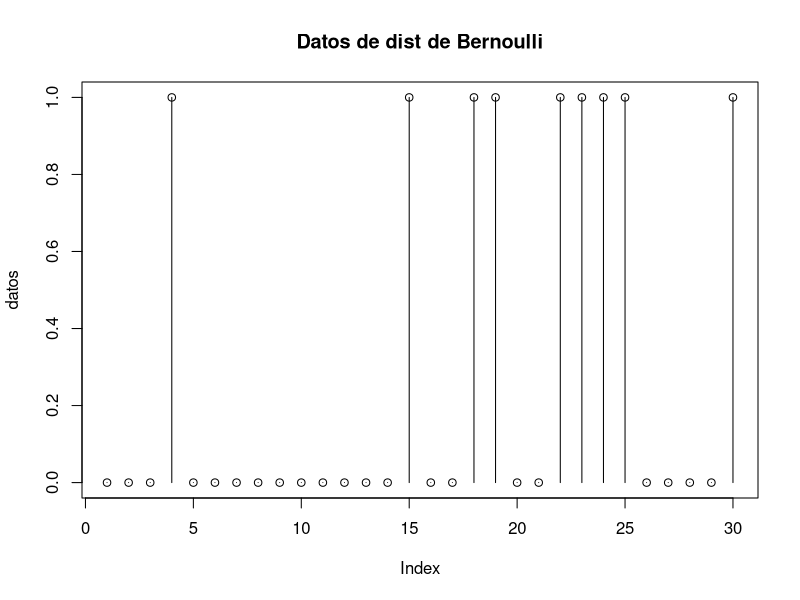
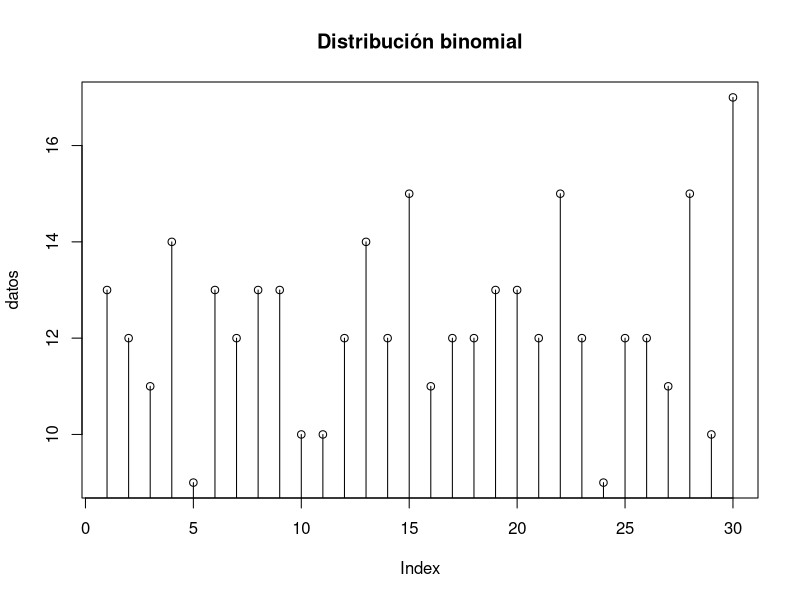
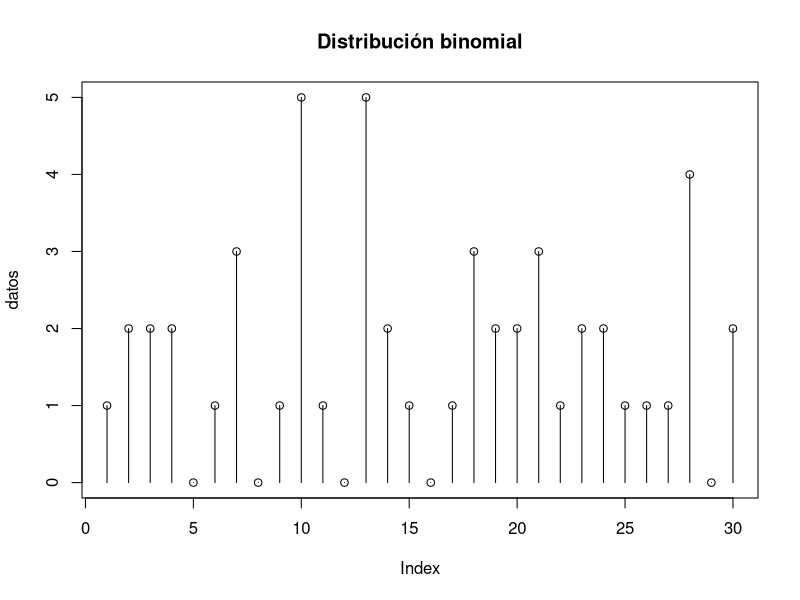
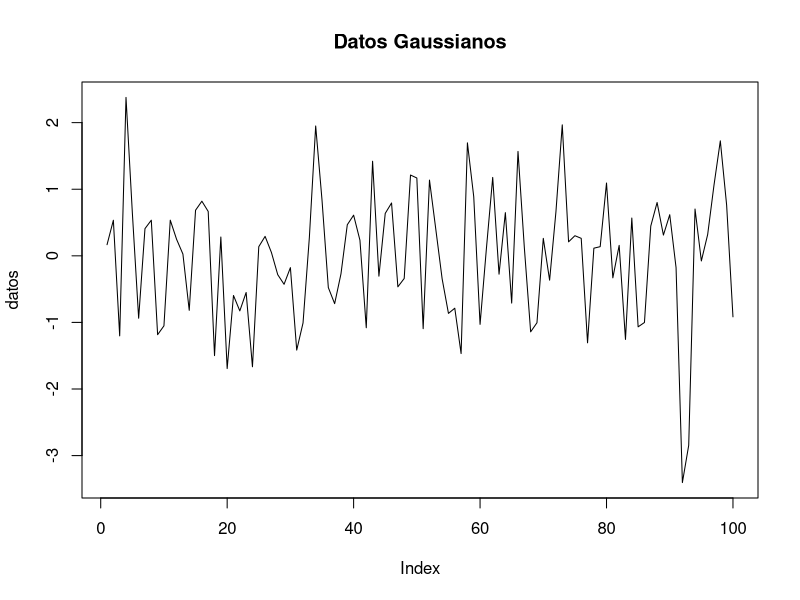

Recreate these plots in R, in order.
## ---- chunk 1
knitr::opts_chunk$set(echo = TRUE)
## ---- chunk 2
# Sacamos una muestra de 30 datos Bernoulli y graficamos
datos <- rbinom(n=30, size=1, prob=0.3)
plot(datos, type="h", main="Datos de dist de Bernoulli")
points(datos)
## ---- chunk 3
datos <- rbinom(30, size=20, prob=0.6)
plot(datos, type="h", main= "Distribución binomial")
points(datos)
## ---- chunk 4
datos <- rbinom(30, size=20, prob=0.1)
plot(datos, type="h", main= "Distribución binomial")
points(datos)
## ---- chunk 5
datos <- rnorm(100,mean=0, sd=1)
plot(datos, type="l", main="Datos Gaussianos")
